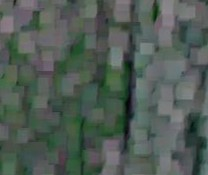
%> input picture project02/samples/dark_1.jpg, 208 x 175 px
$ octave --eval "result = blur_edge(imread('samples/dark_1.jpg'));"   (GNU Octave 9; MATLAB toolbox functions it lacks are replaced by stand-ins)
%> lines starting %> are read from the running program, lines starting %| are printed output that depends on the picture
function y_edgetapered = blur_edge(image)

    R = image(:,:,1);
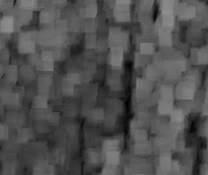
%> R: size 175x208 uint8; min 0, max 145, mean 80.3
    G = image(:,:,2);
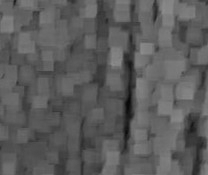
%> G: size 175x208 uint8; min 8, max 141, mean 91.8
    B = image(:,:,3);
    % apply opening to reduce artifacts and amplify the textures
    se = strel('rectangle', [10, 10]);
    R_opened = imopen(R, se);
    G_opened = imopen(G, se);
    B_opened = imopen(B, se);
    y_edgetapered = cat(3, R_opened, G_opened, B_opened);
end

$ run again, on project02/samples/grass_5.jpg
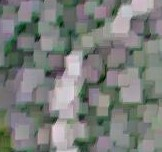
%> input picture project02/samples/grass_5.jpg, 162 x 152 px
%> in blur_edge, `G = image(:,:,2);`:
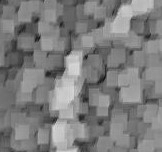
%> G: size 152x162 uint8; min 18, max 217, mean 125.6
%> in blur_edge, `y_edgetapered = cat(3, R_opened, G_opened, B_opened);`:
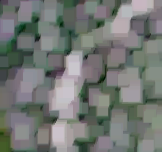
%> y_edgetapered: size 152x162x3 uint8; mean R, G, B 115.1, 119.4, 115.8

$ run again, on project02/samples/tree_2.jpg
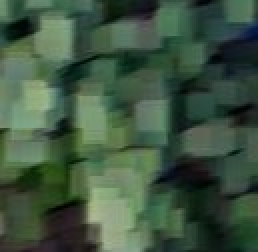
%> input picture project02/samples/tree_2.jpg, 129 x 126 px (shown 2 times larger)
%> in blur_edge, `G = image(:,:,2);`:
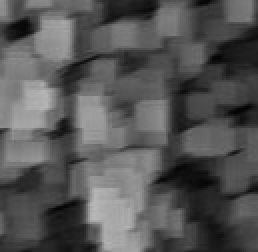
%> G: size 126x129 uint8 (shown 2 times larger); min 2, max 186, mean 85.8
%> in blur_edge, `y_edgetapered = cat(3, R_opened, G_opened, B_opened);`:
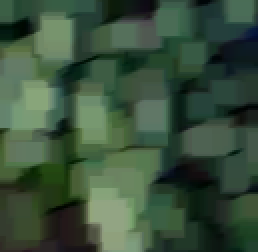
%> y_edgetapered: size 126x129x3 uint8 (shown 2 times larger); mean R, G, B 57.8, 80.8, 59.8
